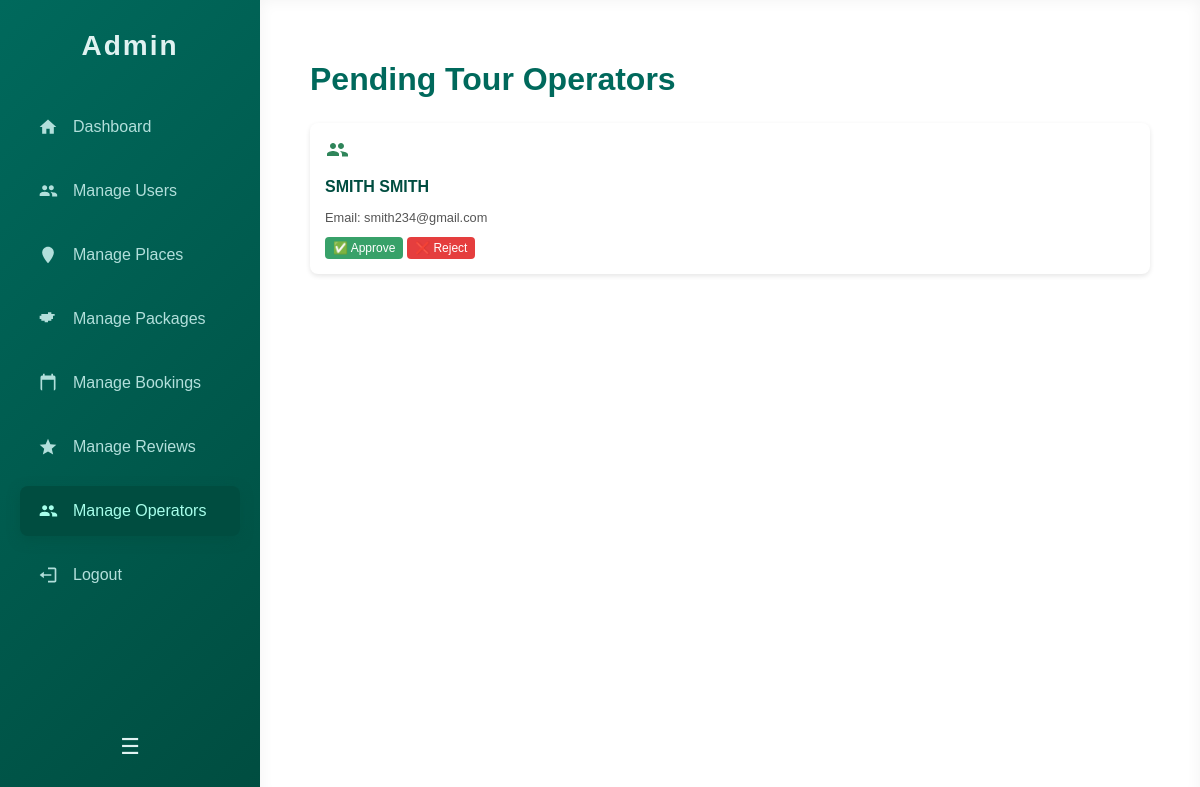
Screenshot of /admin/manage_touroperator.php (signed in) with the database file from the repository.
### tables this page shows
CREATE TABLE `user` (
  `user_id` int(11) NOT NULL,
  `first_name` varchar(50) NOT NULL,
  `last_name` varchar(50) NOT NULL,
  `password` varchar(255) NOT NULL,
  `email` varchar(100) NOT NULL,
  `role_id` int(11) NOT NULL DEFAULT 1,
  `status` enum('pending','approved','rejected') DEFAULT NULL
);

### admin/manage_touroperator.php (the view, shortened to what this page needs)
<?php
$conn = dbConnect();
$result = $conn->query("SELECT * FROM user WHERE role_id=3 AND status='pending'");
?>
<!DOCTYPE html>
<html lang="en">
<head>
<link rel="stylesheet" href="../assets/css/dashboard.css" />
</head>
<body>
<div class="container">
  <nav class="sidebar" id="sidebar">
    <div class="logo">Admin</div>
    <div class="nav-links">
      <a href="dashboard.php">
        <svg viewBox="0 0 24 24"><path d="M10 20v-6h4v6h5v-8h3L12 3 2 12h3v8z"/></svg>
        <span>Dashboard</span>
      </a>
      <a href="manage_users.php">
        <svg viewBox="0 0 24 24"><path d="M16 11c1.66 0 2.99-1.34 2.99-3S17.66 5 16 5s-3 1.34-3 3 1.34 3 3 3zm-8 0c1.66 0 2.99-1.34 2.99-3S9.66 5 8 5 5 6.34 5 8s1.34 3 3 3zm0 2c-2 0-6 1-6 3v2h12v-2c0-2-4-3-6-3zm8 0c-.29 0-.62.02-.97.05 1.16.84 1.97 2.06 1.97 3.45v2h6v-2c0-2-4-3-6-3z"/></svg>
        <span>Manage Users</span>
      </a>
      <a href="manage_places.php">
        <svg viewBox="0 0 24 24"><path d="M12 2C8.13 2 5 5.13 5 9c0 5.25 7 13 7 13s7-7.75 7-13c0-3.87-3.13-7-7-7z"/></svg>
        <span>Manage Places</span>
      </a>
      <a href="manage_packages.php">
        <svg viewBox="0 0 24 24"><path d="M20 8V6h-4V4h-4v2H4v2H2v4h2v2h4v2h4v-2h4v-2h2v-4h-2z"/></svg>
        <span>Manage Packages</span>
      </a>
      <a href="manage_bookings.php">
        <svg viewBox="0 0 24 24"><path d="M19 3h-1V1h-2v2H8V1H6v2H5a2 2 0 0 0-2 2v14a2 2 0 0 0 2 2h14a2 2 0 0 0 2-2V5a2 2 0 0 0-2-2zM5 21V8h14v13H5z"/></svg>
        <span>Manage Bookings</span>
      </a>
      <a href="adminmanage_reviews.php">
        <svg viewBox="0 0 24 24"><path d="M12 17.27L18.18 21 16.54 13.97 22 9.24l-7.19-.61L12 2 9.19 8.63 2 9.24l5.46 4.73L5.82 21z"/></svg>
        <span>Manage Reviews</span>
      </a>
      <a href="manage_touroperator.php" class="active">
        <svg viewBox="0 0 24 24"><path d="M16 11c1.66 0 2.99-1.34 2.99-3S17.66 5 16 5s-3 1.34-3 3 1.34 3 3 3zm-8 0c1.66 0 2.99-1.34 2.99-3S9.66 5 8 5 5 6.34 5 8s1.34 3 3 3zm0 2c-2 0-6 1-6 3v2h12v-2c0-2-4-3-6-3zm8 0c-.29 0-.62.02-.97.05 1.16.84 1.97 2.06 1.97 3.45v2h6v-2c0-2-4-3-6-3z"/></svg>
        <span>Manage Operators</span>
      </a>
      <a href="../logout.php" onclick="return confirm('Are you sure you want to logout?')">
        <svg viewBox="0 0 24 24"><path d="M16 13v-2H7V8l-5 4 5 4v-3h9zM20 3h-8v2h8v14h-8v2h8c1.1 0 2-.9 2-2V5c0-1.1-.9-2-2-2z"/></svg>
        <span>Logout</span>
      </a>
    </div>
    <button class="toggle-btn" id="toggleBtn">&#9776;</button>
  </nav>
  <main class="main-content">
    <h1>Pending Tour Operators</h1>
    <div class="cards">
      <?php if ($result->num_rows > 0): ?>
        <?php while($row = $result->fetch_assoc()): ?>
        <div class="card">
          <svg viewBox="0 0 24 24"><path d="M16 11c1.66 0 2.99-1.34 2.99-3S17.66 5 16 5s-3 1.34-3 3 1.34 3 3 3zm-8 0c1.66 0 2.99-1.34 2.99-3S9.66 5 8 5 5 6.34 5 8s1.34 3 3 3zm0 2c-2 0-6 1-6 3v2h12v-2c0-2-4-3-6-3zm8 0c-.29 0-.62.02-.97.05 1.16.84 1.97 2.06 1.97 3.45v2h6v-2c0-2-4-3-6-3z"/></svg>
          <h3><?= $row['first_name'] . " " . $row['last_name'] ?></h3>
          <p>Email: <?= $row['email'] ?></p>
          <div>
            <form method="post" action="approve_operator.php" style="display:inline;">
              <button class="approve">✅ Approve</button>
            </form>
            <form method="post" action="reject_operator.php" style="display:inline;">
              <button class="reject">❌ Reject</button>
            </form>
          </div>
        </div>
        <?php endwhile; ?>
      <?php else: ?>
        <p style="margin:20px;">No pending tour operators.</p>
      <?php endif; ?>
    </div>
  </main>
</div>
</body>
</html>

### assets/css/dashboard.css (style rules this page uses)
* { box-sizing: border-box; }
body { margin: 0; font-family: 'Poppins', sans-serif; background: #f5f7fa; color: #333; }
a { text-decoration: none; color: inherit; }
.container { display: flex; min-height: 100vh; }
.sidebar { background: linear-gradient(135deg, #00695c, #004d40); width: 260px; padding: 30px 20px; display: flex; flex-direction: column; color: #e0f2f1; transition: width 0.3s ease; }
.sidebar .logo { font-size: 28px; font-weight: 700; letter-spacing: 2px; margin-bottom: 40px; user-select: none; text-align: center; }
.nav-links { flex-grow: 1; }
.nav-links a { display: flex; align-items: center; padding: 15px 18px; border-radius: 8px; margin-bottom: 14px; font-weight: 500; color: #b2dfdb; transition: background-color 0.3s, color 0.3s; }
.nav-links a:hover, .nav-links a.active { background: #004d40; color: #a7ffeb; box-shadow: 0 4px 12px rgba(0, 77, 64, 0.5); }
.nav-links a svg { width: 20px; height: 20px; margin-right: 15px; fill: currentColor; flex-shrink: 0; transition: margin 0.3s; }
.toggle-btn { background: transparent; border: none; color: #e0f2f1; font-size: 22px; cursor: pointer; margin-top: auto; text-align: center; padding: 10px 0; user-select: none; }
.main-content { flex-grow: 1; background: #fff; padding: 40px 50px; overflow-y: auto; box-shadow: inset 0 0 15px rgba(0,0,0,0.05); }
.main-content h1 { font-weight: 700; color: #00695c; margin-bottom: 25px; }
.cards { display: grid; grid-template-columns: repeat(auto-fit,minmax(250px,1fr)); gap: 28px; }
.card { background: #e0f2f1; border-radius: 14px; padding: 30px 25px; box-shadow: 0 8px 20px rgba(0, 105, 92, 0.15); transition: transform 0.3s ease, box-shadow 0.3s ease; cursor: pointer; }
.card svg { width: 40px; height: 40px; fill: #004d40; margin-bottom: 15px; }
.card h3 { margin: 0 0 12px; color: #004d40; }
.card p { font-weight: 500; color: #00695c; font-size: 15px; line-height: 1.4; }

### admin/manage_touroperator.php (style rules this page uses)
.cards { display: flex; flex-wrap: wrap; gap: 15px; margin-top: 20px; }
.card { background: #fff; padding: 15px; border-radius: 8px; box-shadow: 0 2px 5px rgba(0,0,0,0.1); flex:1 1 250px; font-size:0.85rem; }
.card svg { width:24px; height:24px; margin-bottom:8px; fill:#2f855a; }
.card h3 { margin:5px 0; font-size:1rem; }
.card p { font-size:0.8rem; margin-bottom:10px; color:#555; }
button { font-size:0.75rem; padding:4px 8px; border-radius:4px; border:none; cursor:pointer; }
.approve { background-color:#38a169; color:white; }
.reject { background-color:#e53e3e; color:white; }

### rows the page displays
user: first_name "SMITH", last_name "SMITH", email "smith234@gmail.com"
